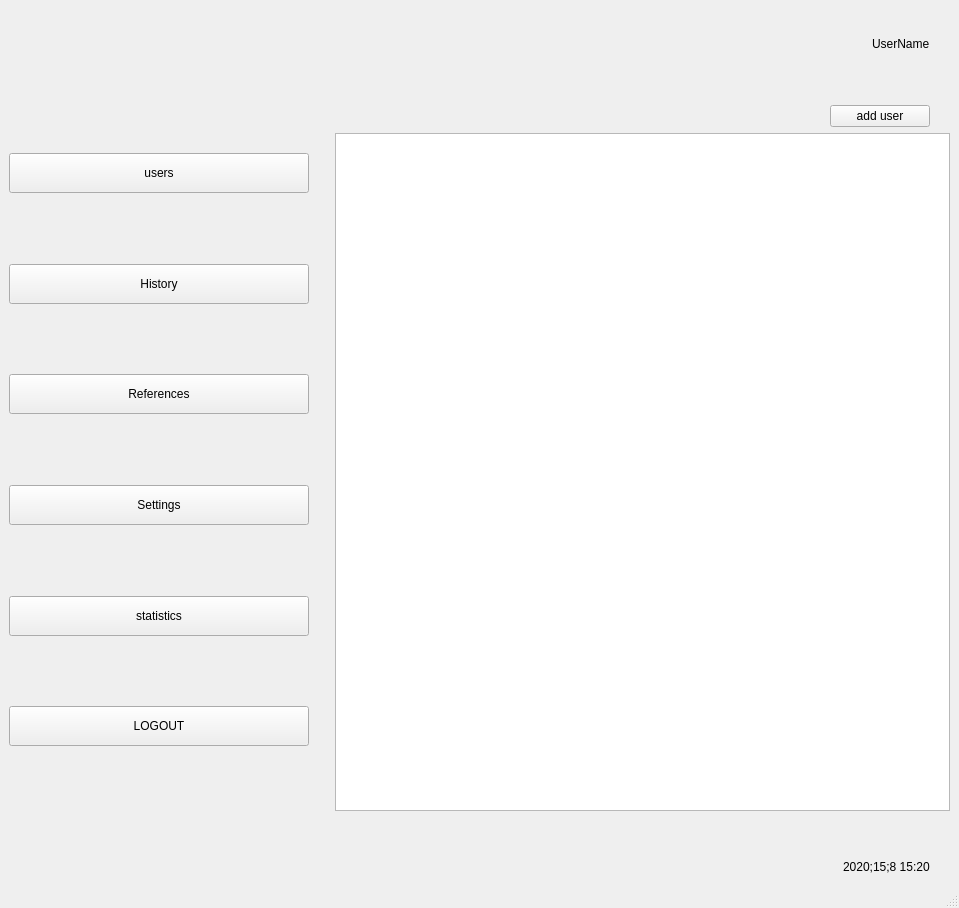
<?xml version="1.0" encoding="UTF-8"?>
<ui version="4.0">
 <class>MainWindow</class>
 <widget class="QMainWindow" name="MainWindow">
  <property name="geometry">
   <rect>
    <x>0</x>
    <y>0</y>
    <width>959</width>
    <height>908</height>
   </rect>
  </property>
  <property name="windowTitle">
   <string>MainWindow</string>
  </property>
  <property name="styleSheet">
   <string notr="true">QRadioButton{
font: 25 12pt &quot;Yu Gothic UI Light&quot;;
}

QLabel{
font: 25 12pt &quot;Yu Gothic UI Semibold&quot;;
}
</string>
  </property>
  <widget class="QWidget" name="centralwidget">
   <layout class="QVBoxLayout" name="verticalLayout_2">
    <item>
     <layout class="QHBoxLayout" name="horizontalLayout_5">
      <item>
       <layout class="QHBoxLayout" name="horizontalLayout_3">
        <item>
         <layout class="QHBoxLayout" name="horizontalLayout_2"/>
        </item>
        <item>
         <widget class="QLabel" name="logo1">
          <property name="minimumSize">
           <size>
            <width>70</width>
            <height>70</height>
           </size>
          </property>
          <property name="maximumSize">
           <size>
            <width>70</width>
            <height>70</height>
           </size>
          </property>
          <property name="text">
           <string/>
          </property>
          <property name="pixmap">
           <pixmap>../assets/logo-small.png</pixmap>
          </property>
          <property name="scaledContents">
           <bool>false</bool>
          </property>
         </widget>
        </item>
        <item>
         <widget class="QLabel" name="logo2">
          <property name="minimumSize">
           <size>
            <width>70</width>
            <height>70</height>
           </size>
          </property>
          <property name="maximumSize">
           <size>
            <width>70</width>
            <height>70</height>
           </size>
          </property>
          <property name="text">
           <string/>
          </property>
          <property name="pixmap">
           <pixmap>../assets/logo-csmall.png</pixmap>
          </property>
          <property name="scaledContents">
           <bool>true</bool>
          </property>
         </widget>
        </item>
        <item>
         <spacer name="horizontalSpacer_2">
          <property name="orientation">
           <enum>Qt::Horizontal</enum>
          </property>
          <property name="sizeType">
           <enum>QSizePolicy::Expanding</enum>
          </property>
          <property name="sizeHint" stdset="0">
           <size>
            <width>30</width>
            <height>20</height>
           </size>
          </property>
         </spacer>
        </item>
        <item>
         <widget class="QLabel" name="usernameLabel">
          <property name="maximumSize">
           <size>
            <width>16777215</width>
            <height>30</height>
           </size>
          </property>
          <property name="styleSheet">
           <string notr="true"/>
          </property>
          <property name="text">
           <string>UserName</string>
          </property>
         </widget>
        </item>
        <item>
         <spacer name="horizontalSpacer_3">
          <property name="orientation">
           <enum>Qt::Horizontal</enum>
          </property>
          <property name="sizeType">
           <enum>QSizePolicy::Minimum</enum>
          </property>
          <property name="sizeHint" stdset="0">
           <size>
            <width>20</width>
            <height>20</height>
           </size>
          </property>
         </spacer>
        </item>
       </layout>
      </item>
     </layout>
    </item>
    <item>
     <spacer name="verticalSpacer_8">
      <property name="orientation">
       <enum>Qt::Horizontal</enum>
      </property>
      <property name="sizeType">
       <enum>QSizePolicy::Expanding</enum>
      </property>
      <property name="sizeHint" stdset="0">
       <size>
        <width>40</width>
        <height>20</height>
       </size>
      </property>
     </spacer>
    </item>
    <item>
     <layout class="QHBoxLayout" name="horizontalLayout_4">
      <item>
       <spacer name="horizontalSpacer_4">
        <property name="orientation">
         <enum>Qt::Horizontal</enum>
        </property>
        <property name="sizeHint" stdset="0">
         <size>
          <width>40</width>
          <height>20</height>
         </size>
        </property>
       </spacer>
      </item>
      <item>
       <widget class="QPushButton" name="btnadduser">
        <property name="minimumSize">
         <size>
          <width>100</width>
          <height>0</height>
         </size>
        </property>
        <property name="text">
         <string>add user</string>
        </property>
       </widget>
      </item>
      <item>
       <spacer name="horizontalSpacer_7">
        <property name="orientation">
         <enum>Qt::Horizontal</enum>
        </property>
        <property name="sizeType">
         <enum>QSizePolicy::Minimum</enum>
        </property>
        <property name="sizeHint" stdset="0">
         <size>
          <width>20</width>
          <height>20</height>
         </size>
        </property>
       </spacer>
      </item>
     </layout>
    </item>
    <item>
     <layout class="QHBoxLayout" name="horizontalLayout">
      <item>
       <layout class="QVBoxLayout" name="verticalLayout">
        <item>
         <spacer name="horizontalSpacer_6">
          <property name="orientation">
           <enum>Qt::Horizontal</enum>
          </property>
          <property name="sizeType">
           <enum>QSizePolicy::Minimum</enum>
          </property>
          <property name="sizeHint" stdset="0">
           <size>
            <width>40</width>
            <height>20</height>
           </size>
          </property>
         </spacer>
        </item>
        <item>
         <widget class="QPushButton" name="btnusers">
          <property name="sizePolicy">
           <sizepolicy hsizetype="Preferred" vsizetype="Fixed">
            <horstretch>0</horstretch>
            <verstretch>0</verstretch>
           </sizepolicy>
          </property>
          <property name="minimumSize">
           <size>
            <width>300</width>
            <height>40</height>
           </size>
          </property>
          <property name="maximumSize">
           <size>
            <width>350</width>
            <height>60</height>
           </size>
          </property>
          <property name="text">
           <string>users</string>
          </property>
          <property name="autoDefault">
           <bool>false</bool>
          </property>
          <property name="flat">
           <bool>false</bool>
          </property>
         </widget>
        </item>
        <item>
         <spacer name="verticalSpacer_7">
          <property name="orientation">
           <enum>Qt::Vertical</enum>
          </property>
          <property name="sizeHint" stdset="0">
           <size>
            <width>20</width>
            <height>40</height>
           </size>
          </property>
         </spacer>
        </item>
        <item>
         <widget class="QPushButton" name="btnhistory">
          <property name="minimumSize">
           <size>
            <width>0</width>
            <height>40</height>
           </size>
          </property>
          <property name="text">
           <string>History</string>
          </property>
         </widget>
        </item>
        <item>
         <spacer name="verticalSpacer_6">
          <property name="orientation">
           <enum>Qt::Vertical</enum>
          </property>
          <property name="sizeHint" stdset="0">
           <size>
            <width>20</width>
            <height>40</height>
           </size>
          </property>
         </spacer>
        </item>
        <item>
         <widget class="QPushButton" name="btnreferences">
          <property name="minimumSize">
           <size>
            <width>0</width>
            <height>40</height>
           </size>
          </property>
          <property name="text">
           <string>References</string>
          </property>
         </widget>
        </item>
        <item>
         <spacer name="verticalSpacer_5">
          <property name="orientation">
           <enum>Qt::Vertical</enum>
          </property>
          <property name="sizeHint" stdset="0">
           <size>
            <width>20</width>
            <height>40</height>
           </size>
          </property>
         </spacer>
        </item>
        <item>
         <widget class="QPushButton" name="btnpins">
          <property name="minimumSize">
           <size>
            <width>0</width>
            <height>40</height>
           </size>
          </property>
          <property name="text">
           <string>Settings</string>
          </property>
         </widget>
        </item>
        <item>
         <spacer name="verticalSpacer_4">
          <property name="orientation">
           <enum>Qt::Vertical</enum>
          </property>
          <property name="sizeHint" stdset="0">
           <size>
            <width>20</width>
            <height>40</height>
           </size>
          </property>
         </spacer>
        </item>
        <item>
         <widget class="QPushButton" name="stats">
          <property name="minimumSize">
           <size>
            <width>0</width>
            <height>40</height>
           </size>
          </property>
          <property name="text">
           <string>statistics</string>
          </property>
         </widget>
        </item>
        <item>
         <spacer name="verticalSpacer_3">
          <property name="orientation">
           <enum>Qt::Vertical</enum>
          </property>
          <property name="sizeHint" stdset="0">
           <size>
            <width>20</width>
            <height>40</height>
           </size>
          </property>
         </spacer>
        </item>
        <item>
         <widget class="QPushButton" name="btnlogout">
          <property name="minimumSize">
           <size>
            <width>0</width>
            <height>40</height>
           </size>
          </property>
          <property name="text">
           <string>LOGOUT</string>
          </property>
         </widget>
        </item>
        <item>
         <spacer name="verticalSpacer_2">
          <property name="orientation">
           <enum>Qt::Vertical</enum>
          </property>
          <property name="sizeHint" stdset="0">
           <size>
            <width>20</width>
            <height>40</height>
           </size>
          </property>
         </spacer>
        </item>
       </layout>
      </item>
      <item>
       <spacer name="verticalSpacer">
        <property name="orientation">
         <enum>Qt::Vertical</enum>
        </property>
        <property name="sizeHint" stdset="0">
         <size>
          <width>20</width>
          <height>40</height>
         </size>
        </property>
       </spacer>
      </item>
      <item>
       <widget class="QSplitter" name="splitter">
        <property name="orientation">
         <enum>Qt::Horizontal</enum>
        </property>
        <widget class="QTableView" name="tableView"/>
       </widget>
      </item>
     </layout>
    </item>
    <item>
     <spacer name="verticalSpacer_9">
      <property name="orientation">
       <enum>Qt::Vertical</enum>
      </property>
      <property name="sizeType">
       <enum>QSizePolicy::Minimum</enum>
      </property>
      <property name="sizeHint" stdset="0">
       <size>
        <width>20</width>
        <height>40</height>
       </size>
      </property>
     </spacer>
    </item>
    <item>
     <layout class="QHBoxLayout" name="horizontalLayout_6">
      <item>
       <spacer name="horizontalSpacer">
        <property name="orientation">
         <enum>Qt::Horizontal</enum>
        </property>
        <property name="sizeHint" stdset="0">
         <size>
          <width>40</width>
          <height>20</height>
         </size>
        </property>
       </spacer>
      </item>
      <item>
       <widget class="QLabel" name="dateLabel">
        <property name="styleSheet">
         <string notr="true"/>
        </property>
        <property name="text">
         <string>2020;15;8 15:20</string>
        </property>
       </widget>
      </item>
      <item>
       <spacer name="horizontalSpacer_5">
        <property name="orientation">
         <enum>Qt::Horizontal</enum>
        </property>
        <property name="sizeType">
         <enum>QSizePolicy::Minimum</enum>
        </property>
        <property name="sizeHint" stdset="0">
         <size>
          <width>20</width>
          <height>20</height>
         </size>
        </property>
       </spacer>
      </item>
     </layout>
    </item>
   </layout>
  </widget>
  <widget class="QMenuBar" name="menubar">
   <property name="geometry">
    <rect>
     <x>0</x>
     <y>0</y>
     <width>959</width>
     <height>21</height>
    </rect>
   </property>
  </widget>
  <widget class="QStatusBar" name="statusbar"/>
 </widget>
 <resources/>
 <connections/>
</ui>
